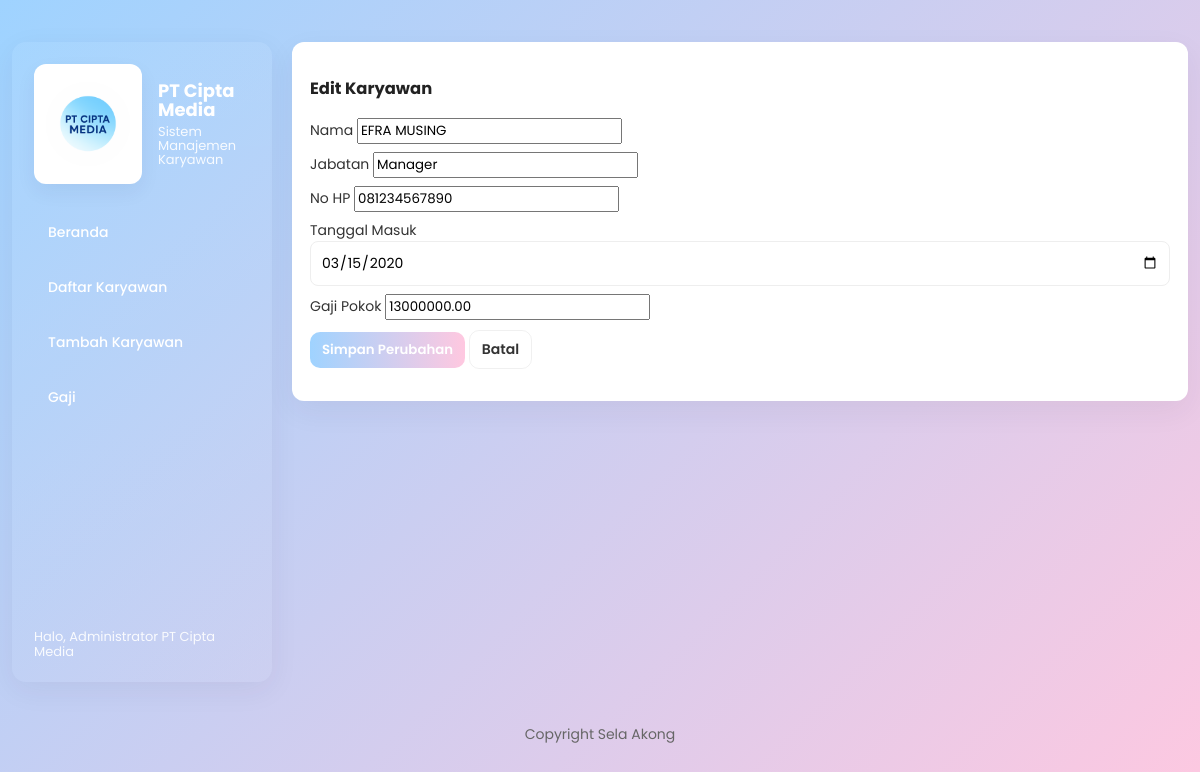
The page /edit.php?id=1 on the database its author committed.
### tables this page shows
CREATE TABLE `tb_karyawan` (
  `id_karyawan` int NOT NULL AUTO_INCREMENT,
  `nama` varchar(100) NOT NULL,
  `jabatan` varchar(100) DEFAULT NULL,
  `alamat` text,
  `no_hp` varchar(20) DEFAULT NULL,
  `tanggal_masuk` date DEFAULT NULL,
  `gaji_pokok` decimal(15,2) DEFAULT NULL,
  PRIMARY KEY (`id_karyawan`)
);

### edit.php (the view, shortened to what this page needs)
<?php require_once "includes/db_connect.php"; include "includes/header.php";
$id = intval($_GET["id"] ?? 0); if ($id <= 0) { header("Location: index.php"); exit; }
$stmt = mysqli_prepare($conn, "SELECT * FROM tb_karyawan WHERE id_karyawan=? LIMIT 1");
mysqli_stmt_bind_param($stmt, "i", $id); mysqli_stmt_execute($stmt);
$res = mysqli_stmt_get_result($stmt); $row = mysqli_fetch_assoc($res); mysqli_stmt_close($stmt);
?>
<div class="content card">
  <h3>Edit Karyawan</h3>
  <form method="post" action="proses/edit_karyawan.php" data-validate>
    <label>Nama <input name="nama" data-required data-label="Nama" value="<?= htmlspecialchars($row["nama"]) ?>"></label>
    <label>Jabatan <input name="jabatan" value="<?= htmlspecialchars($row["jabatan"]) ?>"></label>
    <label>No HP <input name="no_hp" value="<?= htmlspecialchars($row["no_hp"]) ?>"></label>
    <label>Tanggal Masuk <input type="date" name="tanggal_masuk" value="<?= $row["tanggal_masuk"] ?>"></label>
    <label>Gaji Pokok <input name="gaji_pokok" data-numeric data-label="Gaji Pokok" value="<?= $row["gaji_pokok"] ?>"></label>
    <div style="margin-top:10px">
      <button class="btn">Simpan Perubahan</button>
      <a class="btn ghost" href="index.php">Batal</a>
    </div>
  </form>
</div>
<?php include "includes/footer.php"; ?>

### assets/css/style.css (style rules this page uses)
* { box-sizing: border-box; font-family: "Poppins", sans-serif; }
.card { background: var(--bg-card); border-radius: 12px; padding: 18px; box-shadow: 0 10px 30px var(--shadow); margin-bottom: 18px; }
.btn { background: linear-gradient(90deg, var(--accent-1), var(--accent-2)); color: #fff; border: none; padding: 8px 12px; border-radius: 10px; font-weight: 600; cursor: pointer; text-decoration: none; display: inline-block; }
.btn.ghost { background: transparent; border: 1px solid rgba(0, 0, 0, 0.06); color: #333; }
label { display: block; margin: 8px 0; color: #333; }
input[type="text"], input[type="date"], input[type="number"], textarea, select { width: 100%; padding: 10px; border-radius: 8px; border: 1px solid #eee; background: #fff; font-size: 14px; }

### rows shown on the page
tb_karyawan: nama "EFRA MUSING", jabatan "Manager", no_hp "081234567890", tanggal_masuk "03/15/2020", gaji_pokok "13000000.00"
